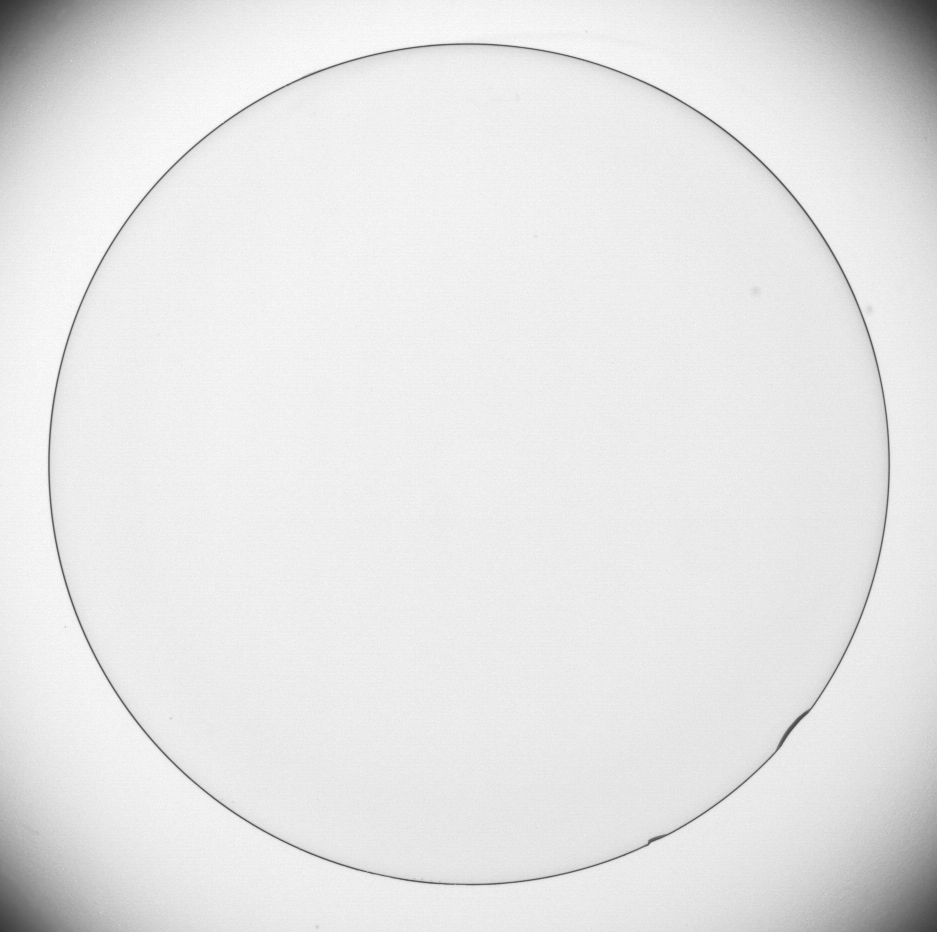
#> input picture Using Gradient for Edge Enchancement/lens.tif, 937 x 932 px
$ jupyter execute Using_Gradient_for_Edge_Enhancement.ipynb
#> lines starting #> are read from the running program, lines starting #| are printed output that depends on the picture
## Importing Libraries

[cell 1]
import cv2
import numpy as np
import matplotlib.pyplot as plt
from google.colab.patches import cv2_imshow

## Edge Enhancement

[cell 2]
# loading the image
lens = cv2.imread('lens.tif')
#> lens is the input picture: shape (932, 937, 3); min 50, max 255, mean 229.7

# defining sobel filters
grad_x = cv2.Sobel(lens, -1, 1, 0, ksize=3)
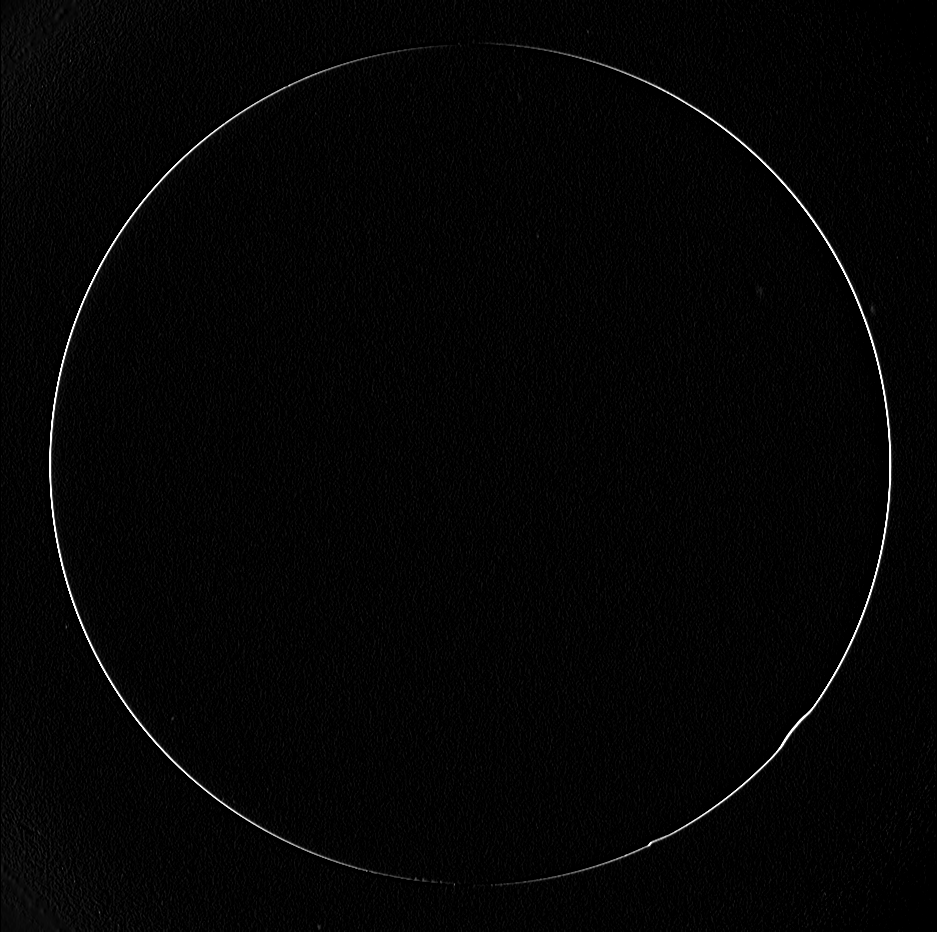
#> grad_x: shape (932, 937, 3); min 0, max 255, mean 4.2
grad_y = cv2.Sobel(lens, -1, 0, 1, ksize=3)

# adding the sobel filter outputs
sobel_lens = cv2.addWeighted(grad_x, 0.5, grad_y, 0.5, 0)

# plotting the results
plt.subplot(1, 2, 1)
plt.axis('off')
plt.title('Original Image')
plt.imshow(lens, cmap = 'gray')

plt.subplot(1, 2, 2)
plt.axis('off')
plt.title("Sobel Gradient")
plt.imshow(sobel_lens, cmap = 'gray')
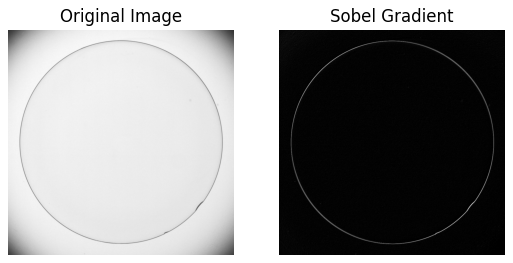
#> figure drawn by matplotlib, 2 panels
